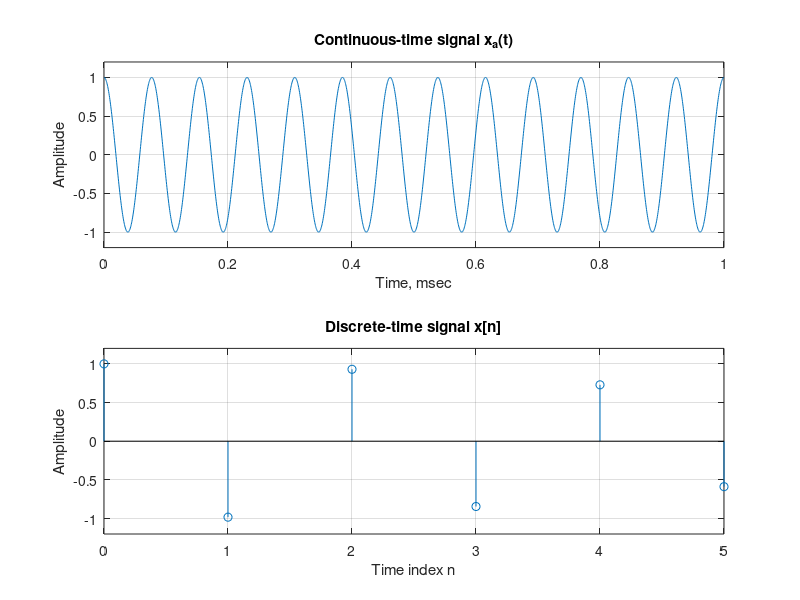

Recreate this plot in MATLAB.
% Program d
% Illustration of the Sampling Process 
% in the Time-Domain
clf;
t = 0:0.0005:1;
f = 13;
xa = cos(2*pi*f*t);
subplot(2,1,1)
plot(t,xa);grid
xlabel('Time, msec');ylabel('Amplitude');
title('Continuous-time signal x_{a}(t)');
axis([0 1 -1.2 1.2])
subplot(2,1,2);
T = 0.19;
n = 0:T:1;
xs = cos(2*pi*f*n);
k = 0:length(n)-1;
stem(k,xs);grid;
xlabel('Time index n');ylabel('Amplitude');
title('Discrete-time signal x[n]');
axis([0 (length(n)-1) -1.2 1.2])
